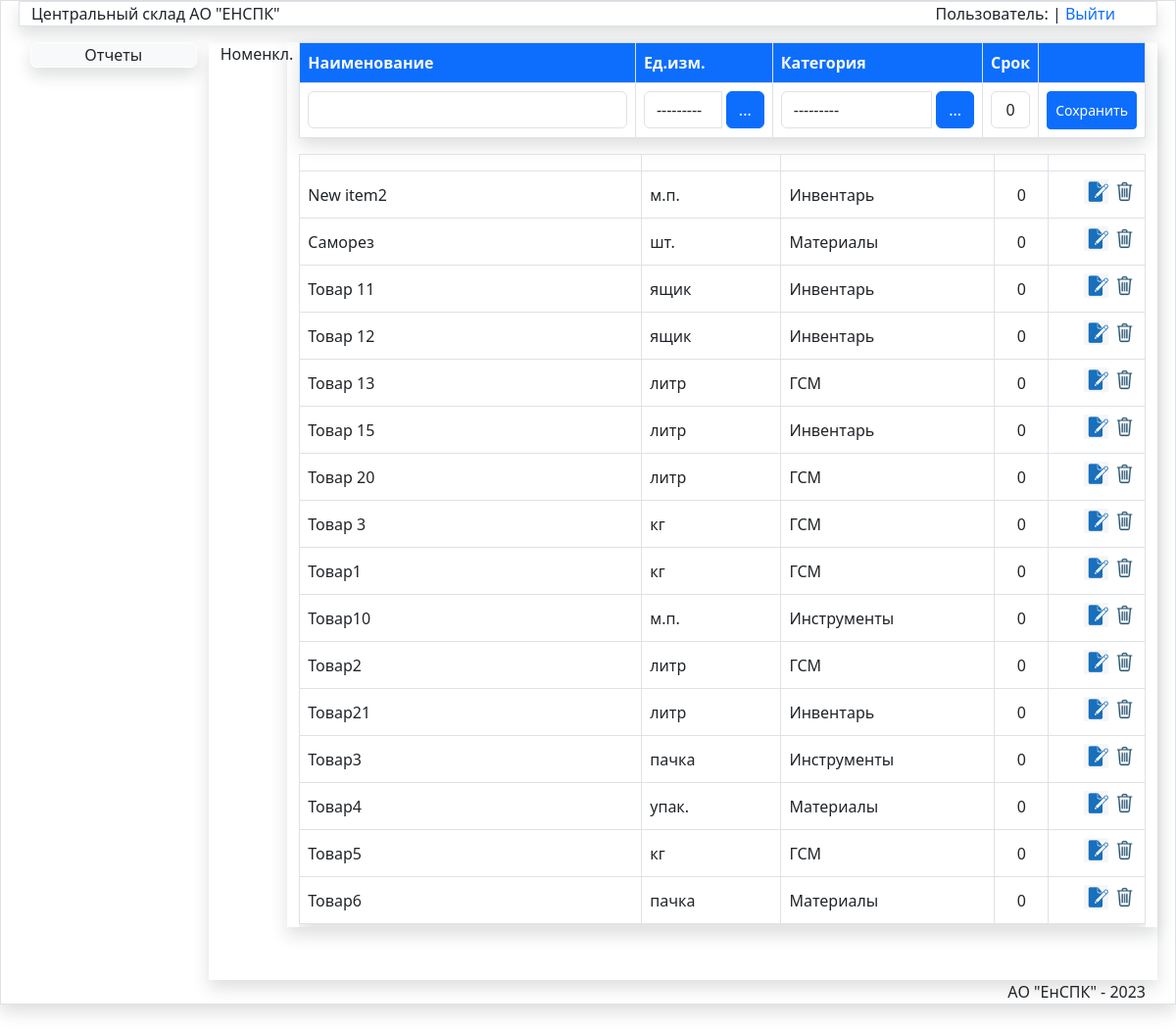
The app's page /SprNom/ (signed in) with its own data.
### store/models.py (models this page shows, shortened)
class Nom(models.Model):
    title = models.CharField(max_length=150, verbose_name='Наименование', unique=True )
    izm=models.ForeignKey(Unit,verbose_name='Ед.изм.',on_delete=models.PROTECT)
    category = models.ForeignKey(Category, verbose_name='Категория', on_delete=models.PROTECT)
    srok=models.IntegerField(blank=True,default=0)
    updated_at = models.DateTimeField(auto_now=True, verbose_name='Создан')
    created_at = models.DateTimeField(auto_now_add=True, verbose_name='Обновлен')
    class Meta:
        verbose_name = 'Номенклатура'
        verbose_name_plural = 'Номенклатура'
        ordering = ['title', ]

class Unit(models.Model):
    title = models.CharField(max_length=100,verbose_name='Наименование',unique=True)
    def __str__(self):
        return self.title
    class Meta:
        verbose_name='Единица измерения'
        verbose_name_plural='Единицы измерения'
        ordering=['title',]

class Category(models.Model):
    title = models.CharField(max_length=100, verbose_name='Наименование категории',unique=True)
    def __str__(self):
        return self.title
    class Meta:
        verbose_name='Категория'
        verbose_name_plural='Категории'
        ordering=['title',]

### store/views.py (the view)
# urls.py: path('SprNom/', SprNom, name='SprNom'),
def SprNom(request):
    form=NomForm()
    form2=UnitForm2()
    form3=CategoryForm2()
    unit=Nom.objects.all()
    return render(request,'store/spr/SprNom.html',{'title':"Номенклатура",'form':form,'unit':unit,
    'pic_label': 'Номенкл.','form2':form2,'form3':form3 })

### store/forms.py
class NomForm(forms.ModelForm):
   class Meta:
      model = Nom
      fields = '__all__'
      widgets = {
    'title': forms.TextInput(attrs={'class': 'form-control', 'id':'idtitle'}),
    'izm': forms.Select(attrs={'class': 'form-control','id':'idizm'}),
    'category': forms.Select(attrs={'class': 'form-control', 'id':'idcat'}),
     'srok': forms.TextInput(attrs={'class': 'form-control text-center', 'id':'idsrok'}),
         }

class UnitForm2(forms.ModelForm):
    class Meta:
        model = Unit
        fields = ['title']
        widgets = {
            'title': forms.TextInput(attrs={'class': 'form-control', 'style': 'width:460px;', 'id': 'idtitle2'}),
        }

### store/templates/store/spr/SprNom.html (shortened to what this page needs)
{% extends 'store/menu.html' %}
{% load static %}
{% block DataArea %}
<div class="row">
    <div class="col-md-1  ">{{pic_label}}</div>
<div class="col-md-11 mx-auto shadow">
<table class="table table-bordered shadow ">
 <thead class="bg-primary text-light">
    <tr class="mt-0">
        <th style="width:40%;" >Наименование </th>
        <th style="width:16.3%;"  >Ед.изм.</th>
         <th style="width:25%;"  >Категория</th>
         <th style="width:6.3%;"  >Срок</th>
        <th  style="width:11.3%" ></th>
    </tr>
  </thead>
<form  method="post" id="nom-form">
<tbody>
 <tr>
     <td> {{ form.title}}</td>
     <td>
         <div class="input-group">
                    {{form.izm}}
                    <div class=" input-group-button pr-2">
                        <button type="button" id="show-contact-modal-button" class="btn btn-primary mr-2" style="margin-left: 5px;" data-bs-toggle="modal" data-bs-target="#exampleModal5">...</button>
                    </div>
                </div>
        </td>
     <td   >
     <div class="input-group">
     {{form.category}}
     <div class=" input-group-button pr-2">
     <button type="button" id="show-contact-modal-button2" class="btn btn-primary mr-2" style="margin-left: 5px;" data-bs-toggle="modal" data-bs-target="#exampleModal6">...</button>
     </div>
     </div>
     </td>
     <td class=" text-end " >{{form.srok}}</td>
     <td class="pt-2 text-end" > <button type="submit" class="btn  btn-primary btn-sm pt-2 pb-2    " id="nomsavebtn" >Сохранить</button></td>
 </tr>
</form></tbody>
</table>
<div class="scrolltable">
<table class="table table-bordered shadow table-hover ">
<thead >
    <tr class="mt-0">
        <th style="width:40%" class="border" ></th>
        <th style="width:16.3%" class="border border-end-0" ></th>
         <th style="width:25%" class="border border-end-0" ></th>
         <th style="width:6.3%" class="text-center" ></th>
        <th style="width:11.3%" class="text-center" ></th>
    </tr>
  </thead>
<tbody id="tbody">
    {% for item in unit %}
<tr>
<td  class="align-middle">{{item.title}}</td>
<td  class="align-middle" >{{item.izm.title}}</td>
 <td  class="align-middle">{{item.category.title}}</td>
   <td  class="align-middle  text-center">{{item.srok}}</td>
<td class="text-end align-middle " ><input data-sid="{{item.id}}" data-update="#" class="btn-nom-update " value="Update" type="image" src="{% static '/images/edit2.png' %}" width="25px" >
<input data-sid="{{item.id}}" data-del="#" class="btn-nom-delete " value="Delete" type="image" src="{% static '/images/del.png' %}" width="25px"> </td>
</tr>
{% endfor %}
</tbody>
</table>
</div>
</div>
</div>
{% endblock DataArea %}

### store/static/css/my.css (style rules this page uses)
.scrolltable { display:block; overflow-y: auto; height:74.5vh; }

### records on screen
Nom: title "New item2", izm "м.п.", category "Инвентарь", srok "0"
Nom: title "Саморез", izm "шт.", category "Материалы", srok "0"
Nom: title "Товар 11", izm "ящик", category "Инвентарь", srok "0"
Nom: title "Товар 12", izm "ящик", category "Инвентарь", srok "0"
Nom: title "Товар 13", izm "литр", category "ГСМ", srok "0"
Nom: title "Товар 15", izm "литр", category "Инвентарь", srok "0"
Nom: title "Товар 20", izm "литр", category "ГСМ", srok "0"
Nom: title "Товар 3", izm "кг", category "ГСМ", srok "0"
Nom: title "Товар1", izm "кг", category "ГСМ", srok "0"
Nom: title "Товар10", izm "м.п.", category "Инструменты", srok "0"
Nom: title "Товар2", izm "литр", category "ГСМ", srok "0"
Nom: title "Товар21", izm "литр", category "Инвентарь", srok "0"
Nom: title "Товар3", izm "пачка", category "Инструменты", srok "0"
Nom: title "Товар4", izm "упак.", category "Материалы", srok "0"
Nom: title "Товар5", izm "кг", category "ГСМ", srok "0"
Nom: title "Товар6", izm "пачка", category "Материалы", srok "0"

### other values on screen
{{ pic_label }} "Номенкл."
